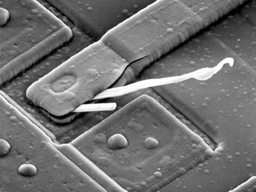
#> input picture Lab7(12-4-17)/Fig01.tif, 256 x 192 px, shrunk from 906 x 678 before the run
$ python t1.py   (older library calls are emulated)
#> lines starting #> are read from the running program, lines starting #| are printed output that depends on the picture
import os
import numpy
import cv2
import copy
import math

my_img = cv2.imread("Fig01.tif",0)
#> my_img is the input picture: shape (192, 256); min 0, max 255, mean 112.6
my_img1 = cv2.resize(my_img,(64,64))
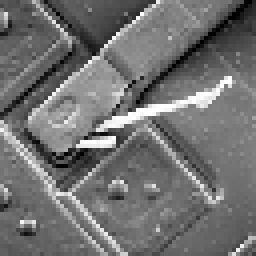
#> my_img1: shape (64, 64) (shown 4 times larger); min 0, max 255, mean 112.8
r,c = numpy.shape(my_img1)
#> r = 64; c = 64

my_img = numpy.uint8(my_img)

new_img = copy.deepcopy(my_img)
res_img = copy.deepcopy(my_img)

new_img = numpy.fft.fft2(my_img)
new_img = abs(new_img)
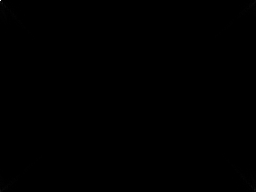
#> new_img: shape (192, 256) float64; min 2.72, max 5534113, mean 3366.5; drawn with min black and max white
new_img = numpy.fft.fftshift(new_img)
res_img = cv2.normalize(new_img,res_img,0,255,cv2.NORM_MINMAX,cv2.CV_8UC1)

res_img = numpy.uint8(res_img)
cv2.imshow("c",res_img)

t_img = numpy.zeros((r,c), dtype = numpy.double)

for i in range(r):
    for j in range(c):
        my_img1[i][j] = my_img1[i][j]*(-1)**(i+j)
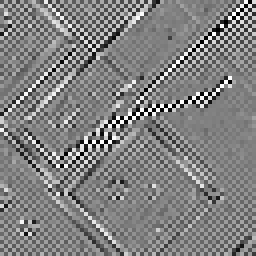
#> my_img1: shape (64, 64) (shown 4 times larger); min 0, max 255, mean 128.1
cv2.imshow("a",my_img1)

for i in range(r):
    for j in range(c):
        su = 0
        for x in range(r):
            for y in range(c):
#> (the run stopped early here; a loop or call above may not have finished)
